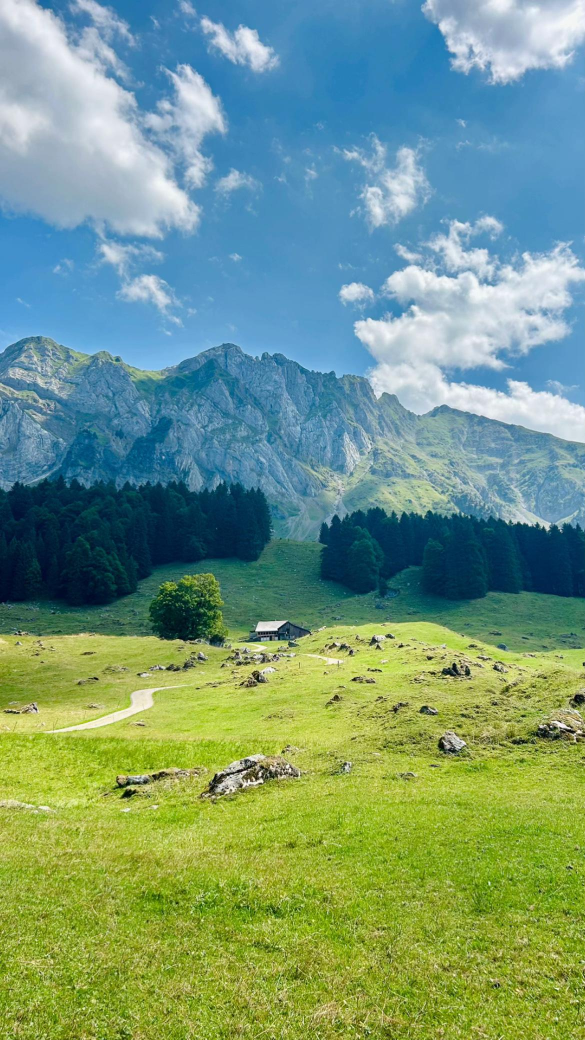
#> input picture assets/alps-background.jpg, 1170 x 2080 px (shown at 1/2 size)
$ python render_settings_preview.py
#> lines starting #> are read from the running program, lines starting #| are printed output that depends on the picture
#!/usr/bin/env python3
from pathlib import Path
from PIL import Image, ImageDraw, ImageFont, ImageFilter, ImageOps

W,H=1600,720
root=Path(__file__).parents[1]
out=Path(__file__).with_name('mmi-settings-preview.png')

def font(size,bold=False):
    for p in ['/System/Library/Fonts/SFNS.ttf','/System/Library/Fonts/SFNSDisplay.ttf','/usr/share/fonts/truetype/dejavu/DejaVuSans-Bold.ttf' if bold else '/usr/share/fonts/truetype/dejavu/DejaVuSans.ttf']:
        try:return ImageFont.truetype(p,size)
        except OSError:pass
    return ImageFont.load_default()

im=ImageOps.fit(Image.open(root/'assets/alps-background.jpg').convert('RGB'),(W,H),Image.Resampling.LANCZOS,centering=(.5,.5)).filter(ImageFilter.GaussianBlur(1.2)).convert('RGBA')
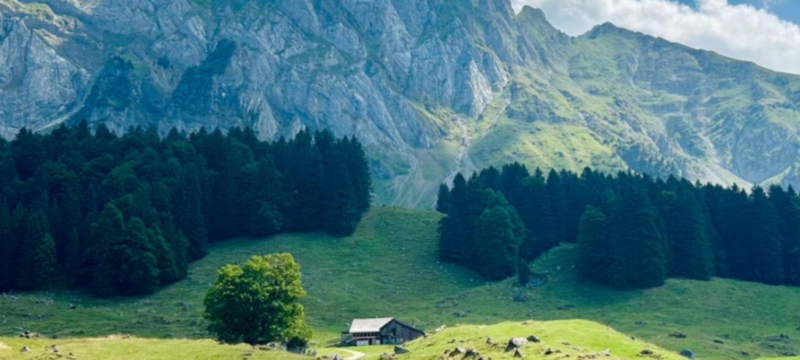
#> im: PIL image 1600x720 RGBA (shown at 1/2 size); mean R, G, B, A 67.3, 110.9, 118.7, 255
im=Image.blend(im,Image.new('RGBA',(W,H),(3,3,8,255)),.40)
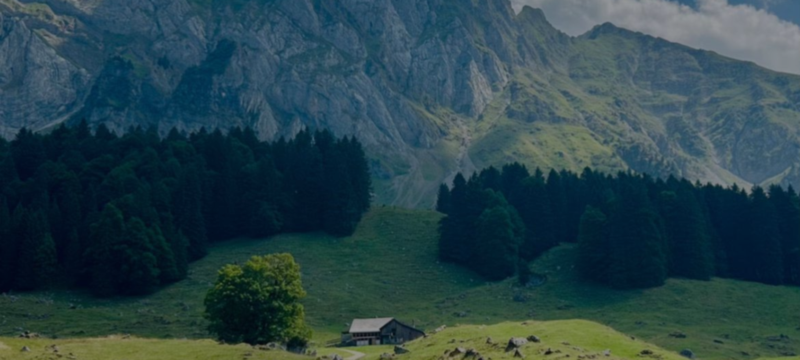
#> im: PIL image 1600x720 RGBA (shown at 1/2 size); mean R, G, B, A 41.2, 67.4, 74, 255
im=Image.alpha_composite(im,Image.new('RGBA',(W,H),(2,2,7,70)))
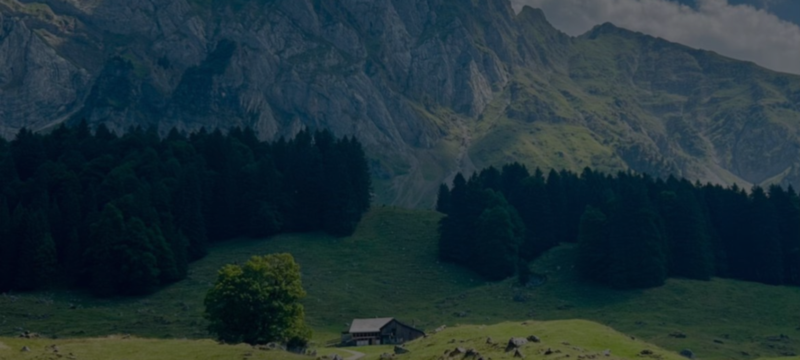
#> im: PIL image 1600x720 RGBA (shown at 1/2 size); mean R, G, B, A 30.4, 49.4, 55.6, 255
d=ImageDraw.Draw(im,'RGBA')
d.rounded_rectangle((34,22,150,68),23,fill=(24,24,29,242))
d.text((92,45),'‹  ZURÜCK',anchor='mm',font=font(14,True),fill='white')
d.text((190,29),'Einstellungen',font=font(31,True),fill='white')
d.text((190,67),'Display · Audio · CarPlay · Fahrzeug',font=font(15),fill='#b2b2bd')
cards=[('Audio','Lautstärke  50 %','#a61429'),('Display','Helligkeit  80 %','#195cad'),('Darstellung','Auto','#6d33b2'),('Bildschirm aus','Nie','#2b7385'),('Startansicht','Hauptmenü','#197a4c'),('Animationen','Ein','#b25714'),('Tastentöne','Aus','#733f2e'),('Alpen-Hintergrund','68 %','#5c616b'),('Verbindungen','WLAN · Bluetooth','#145e9e'),('Apple CarPlay','Dongle- und Audiostatus','#147a45'),('Fahrzeug & CAN','Hardware noch nicht verbunden','#ad101f'),('System','Temperatur · Speicher · Updates','#484c57')]
for i,(title,value,color) in enumerate(cards):
    col,row=i%4,i//4
    x,y=42+col*389,116+row*174
    d.rounded_rectangle((x,y,x+363,y+143),17,fill=(14,15,18,232),outline='#595a64',width=2)
    d.text((x+24,y+20),title,font=font(15,True),fill='#afb0ba')
    value_size=18 if len(value)>27 else 20 if len(value)>20 else 23
    d.text((x+24,y+55),value,font=font(value_size,True),fill='white')
    d.ellipse((x+328,y+65,x+340,y+77),fill=color)
d.text((44,683),'Alle Pi-Einstellungen bleiben gespeichert. Fahrzeugfunktionen werden nach dem CAN-Test freigeschaltet.',font=font(14),fill='#a0a0aa')
im.convert('RGB').save(out,quality=94)
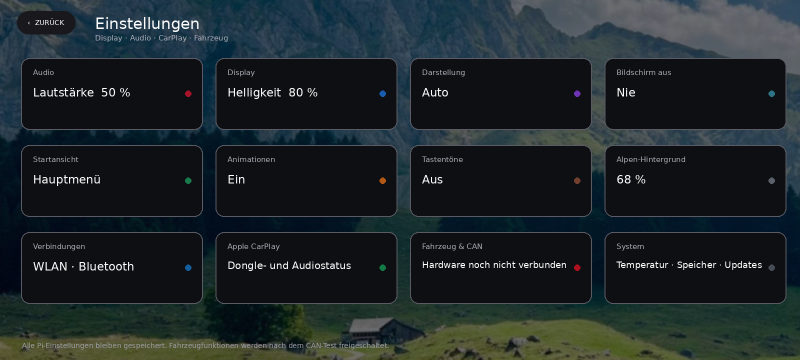
#> saved as mmi-settings-preview.png: PIL image 1600x720 RGB (shown at 1/2 size); mean R, G, B 30.1, 38.3, 41
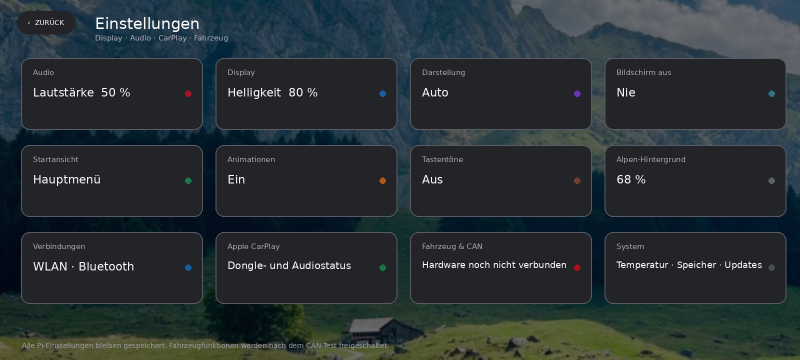
#> im: PIL image 1600x720 RGBA (shown at 1/2 size); mean R, G, B, A 30.1, 38.3, 41, 243.2; transparent parts drawn white
print(out)
